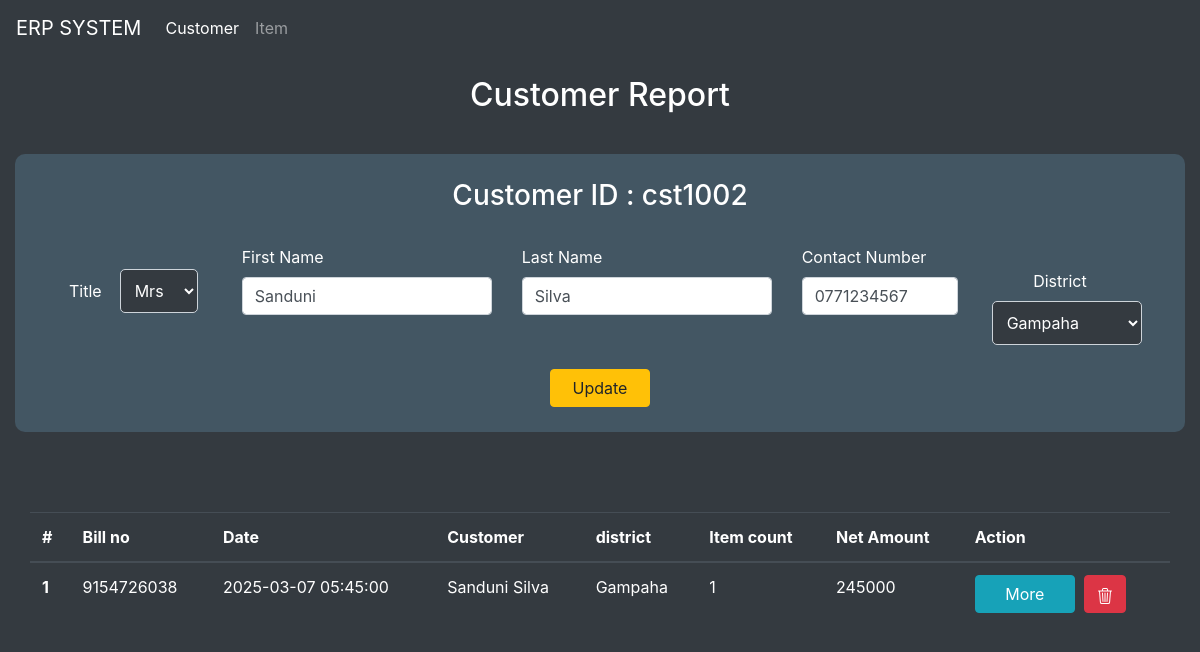
The page /Web/customerEdit.php?edit=cst1002 on the database its author committed.
### tables this page shows
CREATE TABLE `customers` (
  `id` varchar(10) NOT NULL,
  `title` varchar(5) NOT NULL,
  `firstName` varchar(20) NOT NULL,
  `lastName` varchar(20) NOT NULL,
  `contact` varchar(10) NOT NULL,
  `district` varchar(20) NOT NULL,
  `timeStamp` timestamp NOT NULL DEFAULT current_timestamp()
);

CREATE TABLE `bill` (
  `billNo` varchar(10) NOT NULL,
  `itemCode` varchar(10) NOT NULL,
  `id` varchar(10) NOT NULL,
  `unitCount` int(5) NOT NULL,
  `netPrice` decimal(10,0) NOT NULL,
  `timeStamp` timestamp NOT NULL DEFAULT current_timestamp()
);

### Web/customerEdit.php (the view, shortened to what this page needs)
<!doctype html>
<html lang="en">
<head>
  <link rel="stylesheet" href="./style.css">
  <link rel="stylesheet" href="https://cdn.jsdelivr.net/npm/bootstrap@4.6.2/dist/css/bootstrap.min.css">
</head>
<body class="bg-dark text-white">
  <?php include './component/nav/navBar.php'; ?>
  <?php
  require_once './lib/idGeneratorUser.php';
  ?>
  <div class="container-fluid">
    <center>
      <h2 style="margin: 20px;">Customer Report</h2>
    </center>
    <div class="container-fluid" style="margin-top: 40px;">
      <form method="post">
        <div class="row justify-content-center" style="background-color: #435663; padding: 25px; border-radius: 10px;">
          <?php
          if (isset($_GET['edit'])) {
            $editId = $_GET['edit'];
            $sql_get = "SELECT * FROM `customers` WHERE `id` = '$editId';";
            $result_get = mysqli_query($Connector, $sql_get);
            $stat = "selected";
            if ($row_get = mysqli_fetch_array($result_get)) {
              $id = $row_get['id'];
              $editTitle = $row_get['title'];
              $editFname = $row_get['firstName'];
              $editLname = $row_get['lastName'];
              $editContact = $row_get['contact'];
              $editDistrict = $row_get['district'];
          ?>
              <div class="col-12 col-sm-12 col-md-12 col-lg-12 col-xl-12 mb-4">
                <center>
                  <h3 for="exampleInputTEXT1">Customer ID : <?php echo $id; ?></h3>
                </center>
              </div>
              <div class="col-12 col-sm-11 col-md-6 col-lg-2 col-xl-2 mt-4">
                <center>
                  <label for="exampleInputTEXT1">Title</label>
                  <select name="title" id="title" class="dropdown" style="padding: 10px; border-radius: 5px; background-color: #343a40; color: white; border: 1px solid #ced4da;">
                    <option value="Mrs" <?php if ($editTitle == 'Mrs') {
                                          echo $stat;
                                        } ?>>Mrs</option>
                  </select>
                </center>
              </div>
              <div class="col-12 col-sm-11 col-md-6 col-lg-3 col-xl-3">
                <label for="exampleInputTEXT1">First Name</label>
                <input type="text" class="form-control" name="fname" id="fname" placeholder="Jhone" value="<?php echo $editFname; ?>" required>
              </div>
              <div class="col-12 col-sm-11 col-md-6 col-lg-3 col-xl-3">
                <label for="exampleInputTEXT1">Last Name</label>
                <input type="text" class="form-control" name="lname" id="lname" placeholder="Wick" value="<?php echo $editLname; ?>" required>
              </div>
              <div class="col-12 col-sm-11 col-md-6 col-lg-2 col-xl-2">
                <label for="exampleInputTEXT1">Contact Number</label>
                <input type="text" class="form-control" name="contact" id="contact" placeholder="0771234567" value="<?php echo $editContact; ?>" required>
              </div>
              <div class="col-12 col-sm-11 col-md-6 col-lg-2 col-xl-2 mt-4">
                <center>
                  <label for="exampleInputTEXT1">District</label>
                  <select required name="district" id="district" class="dropdown"
                    style="padding: 10px; border-radius: 5px; background-color: #343a40; color: white; border: 1px solid #ced4da;">
                    <option value="Gampaha" <?php if ($editDistrict == 'Gampaha') {
                                              echo $stat;
                                            } ?>>Gampaha</option>
                  </select>
                </center>
              </div>
              <div class="col-12 col-sm-10 col-md-10 col-lg-10 col-xl-10 mt-4">
                <center>
                  <button type="submit" class="btn btn-warning" style="width: 100px;" name="updateUser">Update</button>
                </center>
              </div>
          <?php
            }
          }
          ?>
        </div>
      </form>
    </div>
    <div class="container-fluid table-responsive" style="margin-top: 80px; margin-bottom: 50px;">
      <table class="table table-hover table-dark">
        <thead class="sticky-top bg-dark">
          <tr>
            <th scope="col">#</th>
            <th scope="col">Bill no</th>
            <th scope="col">Date</th>
            <th scope="col">Customer</th>
            <th scope="col">district</th>
            <th scope="col">Item count</th>
            <th scope="col">Net Amount</th>
            <th scope="col">Action</th>
          </tr>
        </thead>
        <tbody>
          <?php
          $sql = "SELECT b.billNo, b.timeStamp AS date, CONCAT(c.firstName, ' ', c.lastName) AS customer, c.id,c.district, COUNT(b.itemCode) AS itemCount, SUM(b.netPrice) AS netAmount FROM bill b JOIN customers c ON b.id = c.id JOIN items i ON b.itemCode = i.itemCode WHERE c.id='$id' GROUP BY b.billNo, b.timeStamp, c.firstName, c.lastName, c.district ORDER BY b.timeStamp DESC;";
          $result = mysqli_query($Connector, $sql);
          $i = 0;
          while ($row = mysqli_fetch_array($result)) {
            $i++;
            $billNo  = $row['billNo'];
            $timeStamp = $row['date'];
            $customer = $row['customer'];
            $district = $row['district'];
            $unitCount = $row['itemCount'];
            $netPrice = $row['netAmount'];
          ?>
            <tr>
              <th scope="row"><?php echo $i; ?></th>
              <td scope="row"><?php echo $billNo; ?></td>
              <td scope="row"><?php echo $timeStamp; ?></td>
              <td scope="row"><?php echo $customer; ?></td>
              <td scope="row"><?php echo $district; ?></td>
              <td scope="row"><?php echo $unitCount; ?></td>
              <td scope="row"><?php echo $netPrice; ?></td>
              <td>
                <a href="itemEdit.php?edit=<?php echo $itemCode; ?>">
                  <button type="submit" class="btn btn-info" name="update" style="margin-right: 5px; width: 100px;">More</button>
                </a>
                <a href="./lib/Action.php?del=<?php echo $id; ?>">
                  <button type="button" class="btn btn-danger">
                  </button></a>
              </td>
            </tr>
          <?php
          }
          ?>
        </tbody>
      </table>
    </div>
  </div>
</body>
</html>

### Web/style.css (style rules this page uses)
html { scroll-behavior: smooth; }
.table-responsive { max-height: 500px; overflow-y: auto; max-width: 100%; scroll-behavior: smooth; }

### rows shown on the page
customers: id "cst1002", title "Mrs", fname "Sanduni", lname "Silva", contact "0771234567", district "Gampaha"
bill: billNo "9154726038", timeStamp "2025-03-07 05:45:00", customer "Sanduni Silva", customers.district "Gampaha", unitCount "1", netPrice "245000"
